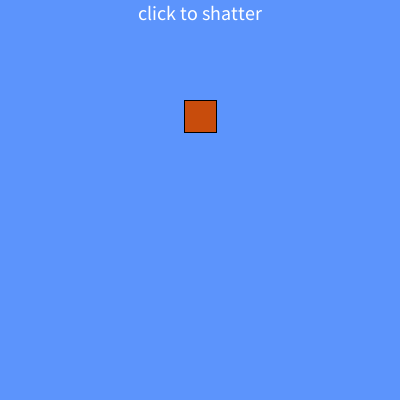
Frame 1 (no input)
Frame 60 (the mouse pressed at the canvas centre just before this capture): identical to frame 1, image omitted
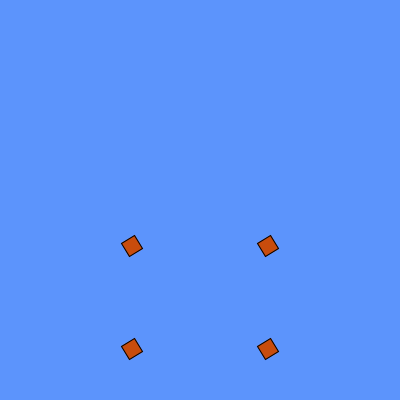
Frame 120 (the mouse held since frame 60 and released just before this capture)

The Processing sketch that drew these frames (run headless with seeded random() and noise(); from frame 60 on, the mouse is pressed at the canvas centre):

// Processing sketch: BrickShatter
// ── BrickShatter.pde
class Entity
{
  boolean alive = false;
  int type;
  int x, y;
  int xSpeed, ySpeed;

  void init(int _type, int _x, int _y) {
    this.init(_type, _x, _y, 0, 0);
  }
  
  void init(int _type, int _x, int _y, int _xSpeed, int _ySpeed) {
    alive = true;
    type = _type;
    x = _x;
    y = _y;
    xSpeed = _xSpeed;
    ySpeed = _ySpeed << 8;
  }
}

Entity[] world;
Entity bigBrick;

final int brickSize = 32;
final int chunkSize = 16;
int chunkLeft = 0;
int waitTimer = 0;

boolean prevMousePressed = false;

void initBigBrick() {
  bigBrick.init(0, (width - brickSize) / 2, 100);
}

void shatter() {
  bigBrick.alive = false;

  int w, h;
  w = h = chunkSize;
  world[1].init(1, bigBrick.x, bigBrick.y, -1, -6);
  world[2].init(1, bigBrick.x + w, bigBrick.y, 1, -6);
  world[3].init(1, bigBrick.x, bigBrick.y + h, -1, -4);
  world[4].init(1, bigBrick.x + w, bigBrick.y + h, 1, -4);
  chunkLeft = 4; 
}

void draw() {
  boolean mouseClicked = (!prevMousePressed && mousePressed);
  prevMousePressed = mousePressed;

  if (bigBrick.alive && mouseClicked)
    shatter();
  
  for (Entity e : world) {
    if (!e.alive)
      continue;
    
    if (e.type == 1) {
      e.x += e.xSpeed;
      e.y += e.ySpeed >> 8;
      e.ySpeed = min(8 << 8, e.ySpeed + 80);
      
      if (e.x + chunkSize <= 0 || e.x >= width || e.y >= height) {
        e.alive = false;
        chunkLeft--;
      }
    }
  }
  
  if (!bigBrick.alive && chunkLeft == 0) {
    if (++waitTimer == 10) {
      waitTimer = 0;
      initBigBrick();
    }
  }
  
  String prompt = "";
  if (bigBrick.alive)
    prompt = "click to shatter";

  background(92, 148, 252);

  fill(255);
  textAlign(CENTER);
  textSize(20);
  text(prompt, width/2, 20);

  fill(200, 76, 12);
  for (Entity e : world) {
    if (!e.alive)
      continue;
    
    if (e.type == 0) {
      rect(e.x, e.y, brickSize, brickSize);
    } else if (e.type == 1) {
      pushMatrix();
      translate(e.x + chunkSize / 2, e.y + chunkSize / 2);
      // original SuperMarioBros doesn't use rotation
      // but really use flipping to simulate it
      int angle = 30;
      if ((frameCount & 8) == 8) // vertical flip
        angle = 180 - angle;
      if ((frameCount & 4) == 4) // horizontal flip
        angle = -angle;
      rotate(radians(angle));
      rect(-chunkSize / 2, -chunkSize / 2, chunkSize, chunkSize);
      popMatrix();
    }
    
  }
}

void setup() {
  size(400, 400);
  
  world = new Entity[5];
  for (int i = 0; i < world.length; i++)
    world[i] = new Entity();

  bigBrick = world[0];

  initBigBrick();
}
